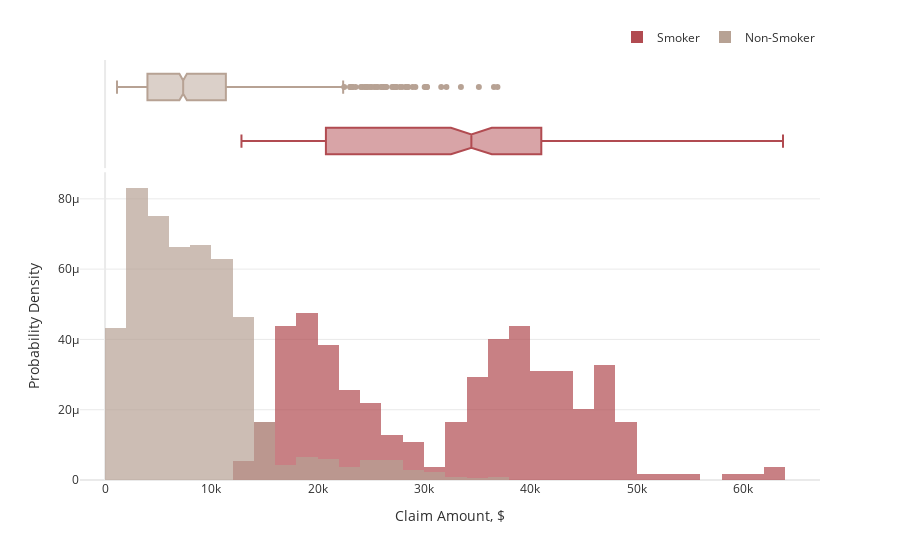

Notebook source saved alongside this figure:
### Markdown cell above
Для каждого региона графики показывают, что страховые сборы положительно искажены с несколькими большими отклонениями. Страховые сборы более изменчивы в Юго-Восточном регионе, который содержит самую высокую претензию в наборе данных - более 63 000 долларов США, а также самую низкую претензию - 1121 доллар США. Северо-Восточный регион имеет самую высокую среднюю стоимость в целом, хотя, поскольку отметки в графиках накладываются друг на друга, средние суммы претензий, вероятно, существенно не отличаются.

### Code cell
fig=px.histogram(ins, x='charges', color='smoker', opacity=0.7, barmode='overlay',
                 histnorm='probability density', marginal='box', 
                 title="",
                 color_discrete_sequence=['#B14B51','#B7A294']) 
fig.update_layout(font_color="#303030", xaxis_title='Claim Amount, $',
                  yaxis=dict(title='Probability Density', gridcolor='#EAEAEA', zerolinecolor='#EAEAEA'),
                  legend=dict(orientation="h", yanchor="bottom", y=1.02, xanchor="right", x=1, title=""))
fig.update_xaxes(showgrid=False, zerolinecolor='#EAEAEA')
fig.show()

### Figure 1 — Plotly figure (JSON) as saved in the notebook; plotly's stock layout.template omitted (floating-point values rounded to 4 significant figures; data arrays with more than 128 entries replaced by an {"elided": "..."} marker saying what was removed)
{"data": [{"alignmentgroup": "True", "bingroup": "x", "histnorm": "probability density", "hovertemplate": "smoker=Smoker<br>charges=%{x}<br>probability density=%{y}<extra></extra>", "legendgroup": "Smoker", "marker": {"color": "#B14B51", "opacity": 0.7, "pattern": {"shape": ""}}, "name": "Smoker", "offsetgroup": "Smoker", "orientation": "v", "showlegend": true, "type": "histogram", "x": {"elided": "274 float values"}, "xaxis": "x", "yaxis": "y"}, {"alignmentgroup": "True", "hovertemplate": "smoker=Smoker<br>charges=%{x}<extra></extra>", "legendgroup": "Smoker", "marker": {"color": "#B14B51"}, "name": "Smoker", "notched": true, "offsetgroup": "Smoker", "showlegend": false, "type": "box", "x": {"elided": "274 float values"}, "xaxis": "x2", "yaxis": "y2"}, {"alignmentgroup": "True", "bingroup": "x", "histnorm": "probability density", "hovertemplate": "smoker=Non-Smoker<br>charges=%{x}<br>probability density=%{y}<extra></extra>", "legendgroup": "Non-Smoker", "marker": {"color": "#B7A294", "opacity": 0.7, "pattern": {"shape": ""}}, "name": "Non-Smoker", "offsetgroup": "Non-Smoker", "orientation": "v", "showlegend": true, "type": "histogram", "x": {"elided": "1064 float values"}, "xaxis": "x", "yaxis": "y"}, {"alignmentgroup": "True", "hovertemplate": "smoker=Non-Smoker<br>charges=%{x}<extra></extra>", "legendgroup": "Non-Smoker", "marker": {"color": "#B7A294"}, "name": "Non-Smoker", "notched": true, "offsetgroup": "Non-Smoker", "showlegend": false, "type": "box", "x": {"elided": "1064 float values"}, "xaxis": "x2", "yaxis": "y2"}], "layout": {"barmode": "overlay", "font": {"color": "#303030"}, "legend": {"orientation": "h", "title": {"text": ""}, "tracegroupgap": 0, "x": 1, "xanchor": "right", "y": 1.02, "yanchor": "bottom"}, "margin": {"t": 60}, "xaxis": {"anchor": "y", "domain": [0, 1], "showgrid": false, "title": {"text": "Claim Amount, $"}, "zerolinecolor": "#EAEAEA"}, "xaxis2": {"anchor": "y2", "domain": [0, 1], "matches": "x", "showgrid": false, "showticklabels": false, "zerolinecolor": "#EAEAEA"}, "yaxis": {"anchor": "x", "domain": [0, 0.7326], "gridcolor": "#EAEAEA", "title": {"text": "Probability Density"}, "zerolinecolor": "#EAEAEA"}, "yaxis2": {"anchor": "x2", "domain": [0.7426, 1], "matches": "y2", "showgrid": false, "showline": false, "showticklabels": false, "ticks": ""}}}
